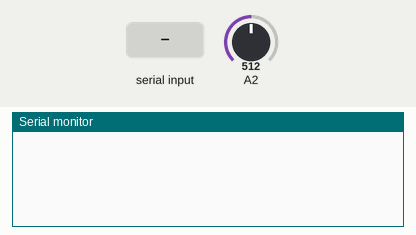
Simulated run of this sketch. Board: Arduino Uno, built with avr-gcc and run on an emulated ATmega328P. Parts: the last lines printed to the serial monitor. The test bench sets the inputs (shaded band); at power-on: A2 = 512. Random numbers use the default seed unless the sketch sets one.

Above: at 1.3 s.
1.4 s: "STOP 0" received over the second serial link
At 2.6 s:
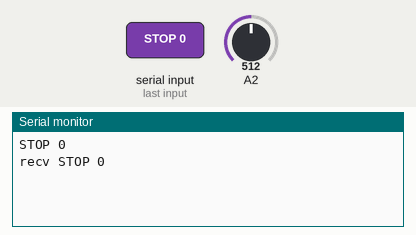
3.0 s: "INTERVAL " received over the second serial link
At 4.2 s:
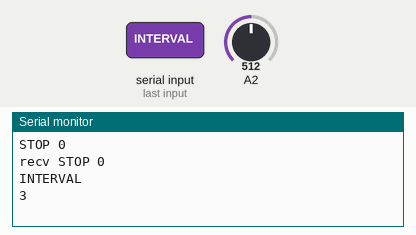
4.5 s: "ITEMS " received over the second serial link
At 5.7 s:
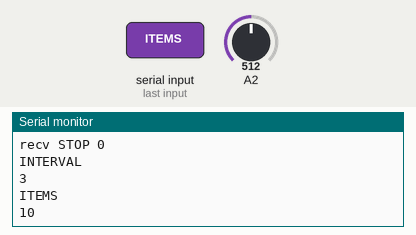
6.0 s: "START 0" received over the second serial link
At 6.4 s:
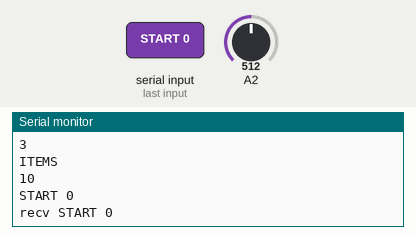
7.5 s: "90,45\n" received over the second serial link
At 8.7 s:
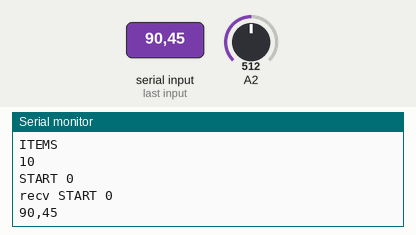
10.5 s: "1,90,45\n" received over the second serial link
At 11.8 s:
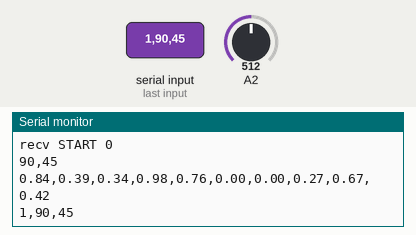

The sketch:

arduino.ino
```cpp
#include <Thread.h>
#include <ThreadController.h>
#include <SoftwareSerial.h>
#include <Stepper.h>

SoftwareSerial HC06(2,3);

ThreadController controll = ThreadController();
Thread thr1 = Thread();
Thread thr2 = Thread();

Stepper stepper(200, 8, 9, 10, 11);


int interval = 3;
int n_items = 10;
String str="";
char str1[50];
char buff[] = "HI";
boolean stopflag = true;

void recv_str(){
  while(HC06.available()){
  char data = HC06.read();
  str += data;
  }
  delay(5);
}

void recv_str_thread(){
  recv_str();
  char tempData[10];

  if(!str.equals("")){
  Serial.println(str);
  if(str == "STOP 0"){
    Serial.println("recv STOP 0");
    stopflag = true;
  }else if(str.indexOf("INTERVAL ",0) == 0){
    str.substring(9).toCharArray(tempData,4);
    if(isDigit(tempData[0]) == 1)
      interval = atoi(tempData);
    Serial.println(interval);
  }else if(str.indexOf("ITEMS ",0) == 0){
    str.substring(6).toCharArray(tempData,4);
    if(isDigit(tempData[0]) == 1)
      n_items = atoi(tempData);
    Serial.println(n_items);
  }else if(str == "START 0"){
    Serial.println("recv START 0");
    stopflag = false;
  }
  str="";
 }
}

void loop_thread(){
  int i = 0;
  double randnum;
  String randdata = "";
  if(stopflag)
    return
  randomSeed(analogRead(2));
  for(i = 0;i < n_items; i++){
    randnum = random(0,100)/(double)100;
    randdata+=randnum;
    if(i != n_items - 1)
      randdata+=",";
  }
  Serial.println(randdata);
  HC06.print(randdata);
  delay(5);
}


void setup() {
 Serial.begin(9600); //pc와 아두이노간 통신
 HC06.begin(9600);//아두이노와 블루투스 모듈간 통신
 thr1.onRun(recv_str_thread);
 thr1.setInterval(500);

 thr2.onRun(loop_thread);
 thr2.setInterval(interval * 1000);

 controll.add(&thr1);
 controll.add(&thr2);

 stepper.setSpeed(30);
}

void loop() {
//  recv_str();
//  if(thr1.shouldRun())
//    thr1.run();
//  if(thr2.shouldRun())
//    thr2.run();
  controll.run();
}
```

Measured:
- after the input at 1.4 s, the serial monitor: prints a new line after 0.11 s (image 1)
- after the input at 3.0 s, the serial monitor: prints a new line at once (image 2)
- after the input at 4.5 s, the serial monitor: prints a new line at once (image 3)
- after the input at 6.0 s, the serial monitor: prints a new line after 0.06 s (image 4)
- after the input at 7.5 s, the serial monitor: prints a new line after 0.07 s (image 5)
- after the input at 10.5 s, the serial monitor: prints a new line after 0.09 s (image 6)
